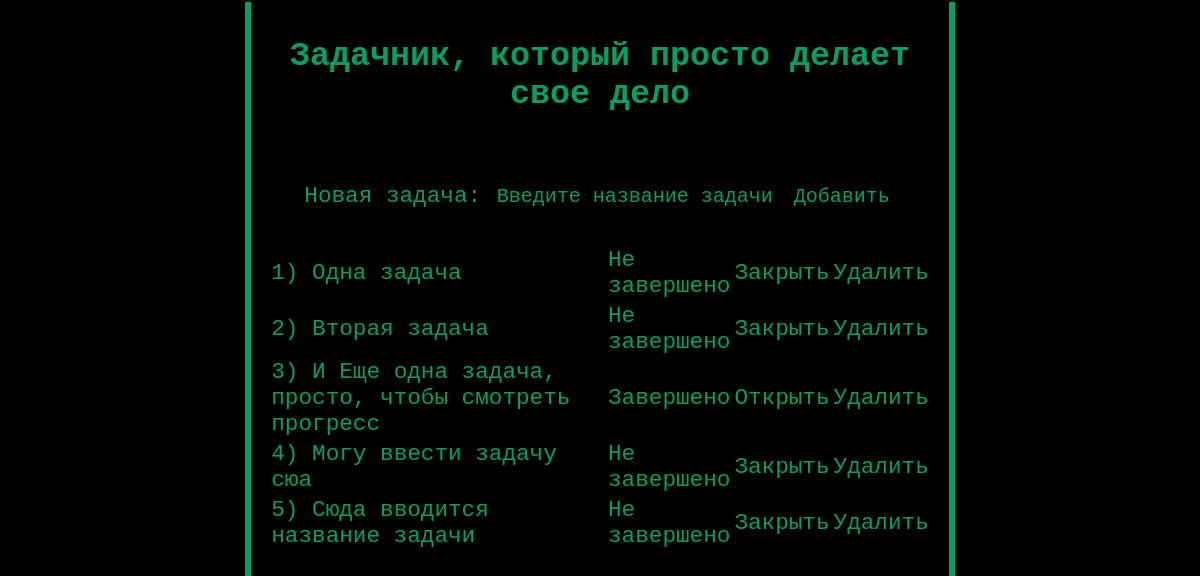
The app's page /, older data.
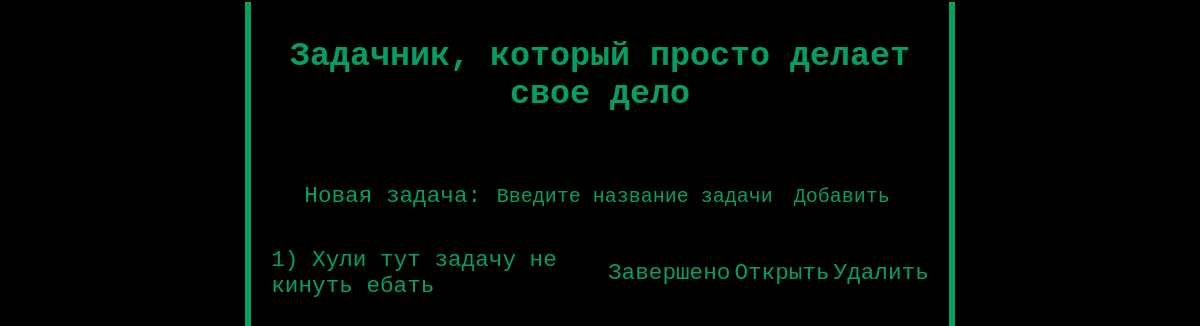
The same page, newer data.
### todolist/models.py (models this page shows, shortened)
class Tasks(models.Model):
    title = models.CharField('Название задания', max_length=500)
    is_complete = models.BooleanField('Завершено', default=False)
    class Meta:
        verbose_name = 'Задание'
        verbose_name_plural = 'Задания'

### todolist/views.py (the view)
# urls.py: path('', views.index, name='index'),
def index(request):
    todos = Tasks.objects.all()
    return render(request, "todolist/index.html", {'todo_list': todos, 'title': "Главная страница"})

### todolist/templates/todolist/index.html (shortened to what this page needs)
{% extends 'layout.html' %}
{% block content %}
<div class="title">Задачник, который просто делает свое дело</div>
<form action="{% url 'add' %}"  method="post" class="index">
    <div>
        <label>Новая задача:</label>
        <input type="text" name="title" placeholder="Введите название задачи">
        <button type="submit">Добавить</button>
    </div>
</form>
<table>
{% for todo in todo_list %}
<tr>
    <td class="name">{{forloop.counter}}) {{todo.title}}</td>
    {% if todo.is_complete == False %}
    <td class="stat">Не завершено</td>
    <td class="co"><a href="{% url 'update' todo_id=todo.id %}" class="but">Закрыть</a></td>
    {% else %}
    <td class="stat">Завершено</td>
    <td class="co"><a href="{% url 'update' todo_id=todo.id %}" class="but">Открыть</a></td>
    {% endif %}
    <td class="co"><a href="{% url 'delete' todo_id=todo.id %}" class="but">Удалить</a></td>
</tr>
{% endfor %}
</table>
{% endblock %}

### templates/layout.html (shortened to what this page needs)
{% load static %}
<html lang="ru">
<head>
    <link rel="stylesheet" href="{% static 'todolist/css/style.css' %}">
</head>
<body>
<main>
{% block content %}
{% endblock content %}
</main>
</body>
</html>

### todolist/static/todolist/css/style.css (style rules this page uses)
table { text-align: center; width: 95%; margin-top: 5%; align-self: center; margin-right: auto; margin-left: auto; font-size: 17pt; }
td.name { vertical-align: center; width: 57%; text-align: left; }
td.stat { vertical-align: center; text-align: left; }
td.co { vertical-align: center; }
form.index { text-align: center; }
div.title { text-align: center; font-size: 25pt; padding-top: 5%; padding-bottom: 10%; font-weight: bold; }
main { margin: -0.5% 20%; border: solid #03A062 5pt; border-bottom: none; border-top: none; padding-bottom: 13%; justify-content: center; align-items: center; height: 100%; background-color: black; }
body { background-color: black; font-family: "Lucida Console", "Courier New", monospace; font-size: 17pt; color: #03A062; }
input { font-family: "Lucida Console", "Courier New", monospace; font-size: 15pt; width: 40%; background: black; color: #03A062; border: none; }
::placeholder { color: #03A062; }
button { font-family: "Lucida Console", "Courier New", monospace; font-size: 15pt; color: #03A062; background: black; border: none; }
a.but { display: block; color: #03A062;; font-family: 'Ubuntu Mono', monospace; font-style: normal; text-align: center; text-decoration: none; background: black; vertical-align: top; }

Row changes from the older to the newer data that the page shows:
removed Tasks: title "Одна задача", is_complete "Не завершено"
removed Tasks: title "Вторая задача", is_complete "Не завершено"
removed Tasks: title "И Еще одна задача, просто, чтобы смотреть прогресс", is_complete "Завершено"
removed Tasks: title "Могу ввести задачу сюа", is_complete "Не завершено"
removed Tasks: title "Сюда вводится название задачи", is_complete "Не завершено"
added Tasks: title "Хули тут задачу не кинуть ебать", is_complete "Завершено"
